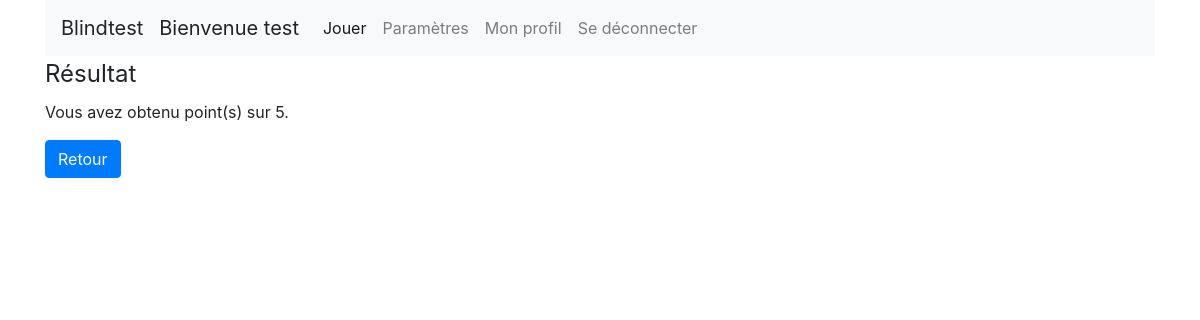
Before: /result.php (signed in) with the older database file.
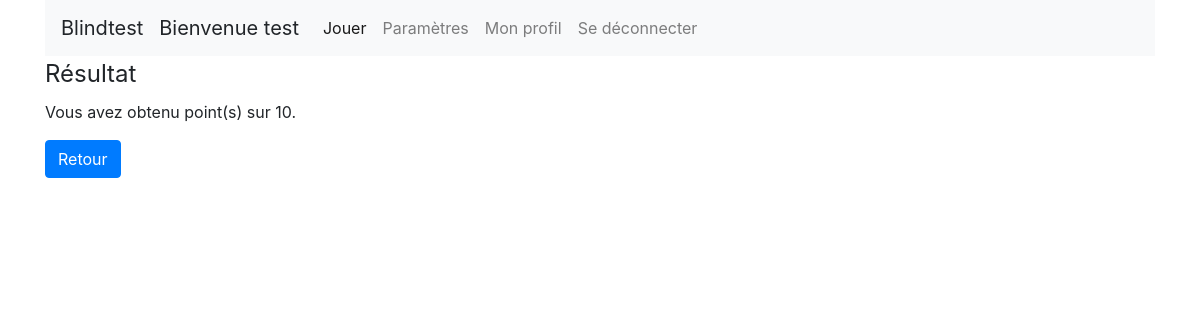
After: the same page with the newer database file.
### tables this page shows
CREATE TABLE IF NOT EXISTS `parameters` (
  `parameters_id` int(11) NOT NULL AUTO_INCREMENT,
  `parameters_time` int(11) NOT NULL,
  `parameters_questions_number` int(11) NOT NULL,
  `music_style_id` int(11) NOT NULL,
  `user_id` int(11) NOT NULL,
  PRIMARY KEY (`parameters_id`),
  KEY `parameters_users_FK` (`user_id`),
  KEY `music_style_id` (`music_style_id`)
);

### dao/connectionBase.php (called while the page is built)
<?php
function pdo() {
    static $dbc = null;
    if ($dbc == null) {
        try {
            $dbc = new PDO('mysql:host=' . DB_HOST . ';dbname=' . DB_NAME, DB_USER, DB_PASSWORD,
                    array(PDO::MYSQL_ATTR_INIT_COMMAND => "SET NAMES utf8",
                PDO::ATTR_PERSISTENT => true));
        } catch (Exception $e) {
            echo 'Error: ' . $e->getMessage() . '<br />';
            echo 'N°: ' . $e->getCode() . '<br />';
            die('Could not connect to MySql');
        }
    }
    return $dbc;
}

### dao/dao.php (called while the page is built, shortened)
<?php
require_once './dao/connectionBase.php';
function Get_user_data($nickname) {
    $sql = "SELECT * FROM `users` WHERE `user_nickname` = :nickname";
    $query = pdo()->prepare($sql);
    $query->bindParam(':nickname', $nickname, PDO::PARAM_STR);
    $query->execute();
    return $query->fetch(PDO::FETCH_ASSOC);
}
function Get_parameters($user_id) {
    $sql = "SELECT * FROM `parameters` WHERE `user_id` = :user_id";
    $query = pdo()->prepare($sql);
    $query->bindParam(':user_id', $user_id, PDO::PARAM_INT);
    $query->execute();
    return $query->fetch(PDO::FETCH_ASSOC);
}

### result.php (the view, shortened to what this page needs)
<?php
require_once './dao/dao.php';
$nickname = $_SESSION['user_nickname'];
$userData = Get_user_data($nickname);
$paramData = Get_parameters($userData['user_id']);
?>
<!DOCTYPE html>
<html>
    <head>
        <?php require_once './css/css_js.php'; ?>
    </head>
    <body>
        <div class="container">
            <?php require_once './navbar.php'; ?>
            <fieldset>
                <legend>Résultat</legend>
                <p>Vous avez obtenu <?= $_SESSION['score']; ?> point(s) sur <?= $paramData['parameters_questions_number']; ?>.</p>
                <a class="btn btn-primary" href="play.php">Retour</a>
            </fieldset>
        </div>
    </body>
</html>

Changed rows visible on the page:
changed parameters: parameters_questions_number "5" → "10"
